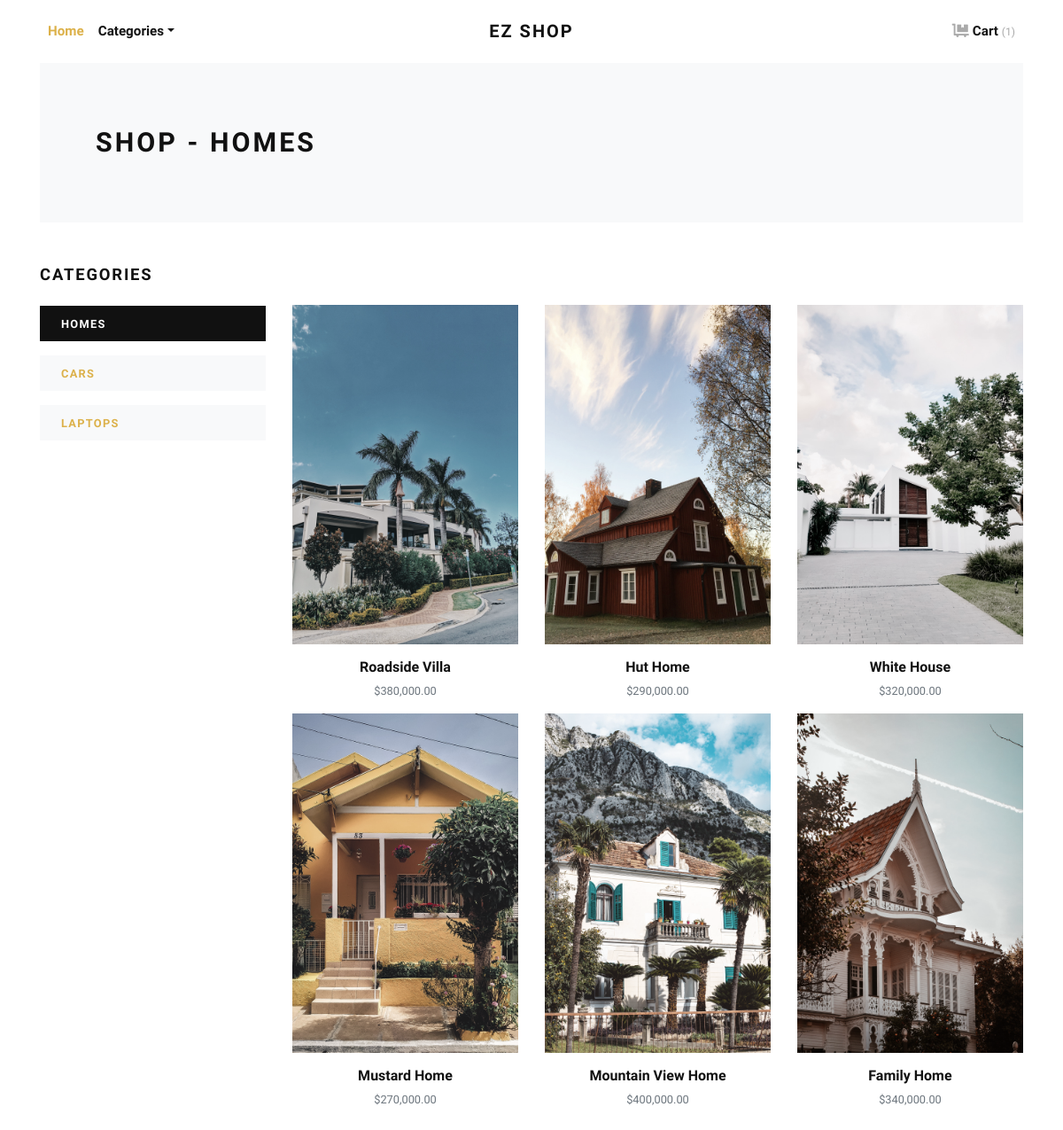
Screenshot of /homes/ with the database file from the repository.
### estore/models.py (models this page shows, shortened)
class Category(models.Model):
    title = models.CharField(max_length=50, verbose_name="Category Title")
    url_slug = models.SlugField(max_length=55, verbose_name="Category URL Slug")
    category_image = models.ImageField(upload_to='category', blank=True, null=True, verbose_name="Category Image")
    created_at = models.DateTimeField(auto_now_add=True, verbose_name="Created Date")
    class Meta:
        verbose_name_plural = 'Categories'
        ordering = ('-created_at', )

class Product(models.Model):
    title = models.CharField(max_length=150, verbose_name="Product Title")
    product_image = models.ImageField(upload_to='product', blank=True, null=True, verbose_name="Product Image")
    price = models.DecimalField(max_digits=8, decimal_places=2)
    category = models.ForeignKey(Category, verbose_name="Product Categoy", on_delete=models.CASCADE)
    created_at = models.DateTimeField(auto_now_add=True, verbose_name="Created Date")
    class Meta:
        verbose_name_plural = 'Products'
        ordering = ('-created_at', )

### estore/views.py (the view)
# urls.py: path('<slug:url_slug>/', views.category_products, name="category-products")
def category_products(request, url_slug):
    category = get_object_or_404(Category, url_slug=url_slug)
    products = Product.objects.filter(category=category)
    categories = Category.objects.all()
    context = {
        'category': category,
        'products': products,
        'categories': categories,
    }
    return render(request, 'estore/category_products.html', context)

### estore/context_helper.py (called while the page is built)
def store_menu(request):
    categories = Category.objects.filter()
    context = {
        'categories_menu': categories,
    }
    return context

def cart_menu(request):
    cart_items = Cart.objects.all()
    context = { 'cart_items': cart_items }
    return context

### estore/templates/estore/category_products.html (shortened to what this page needs)
{% extends 'estore/base.html' %}
{% load static %}
{% load humanize %}
{% block content %}
<div class="container">
  <section class="py-5 bg-light">
    <div class="container">
      <div class="row px-4 px-lg-5 py-lg-4 align-items-center">
        <div class="col-lg-6">
          <h1 class="h2 text-uppercase mb-0">Shop - {{category.title}}</h1>
        </div>
      </div>
    </div>
  </section>
  <section class="py-5">
    <div class="container p-0">
      <div class="row">
        <div class="col-lg-3 order-2 order-lg-1">
          <h5 class="text-uppercase mb-4">Categories</h5>
          {% if categories %}
          {% for cat in categories %}
          <a href="{% url 'estore:category-products' cat.url_slug %}">
            <div class="py-2 px-4 {% if category == cat %}bg-dark text-white {% else %}bg-light{% endif %} mb-3">
              <strong class="small text-uppercase font-weight-bold">{{cat.title}}</strong>
            </div>
          </a>
          {% endfor %}
          {% endif %}
        </div>
        <div class="col-lg-9 order-1 order-lg-2 mb-5 mb-lg-0">
          <div class="row" style="margin-top: 45px;">
            {% if products %}
            {% for product in products %}
            <div class="col-lg-4 col-sm-6">
              <div class="product text-center">
                <div class="mb-3 position-relative">
                  <img class="img-fluid w-100" src="{{product.product_image.url}}" alt="{{product.title}}">
                </div>
                <h6>{{product.title}}</h6>
                <p class="small text-muted">${{product.price|intcomma}}</p>
              </div>
            </div>
            {% endfor %}
            {% endif %}
          </div>
        </div>
      </div>
    </div>
  </section>
</div>
{% endblock content %}

### static/css/style.default.css (style rules this page uses)
strong { font-weight: 700; }
.product img { -webkit-filter: grayscale(40%); filter: grayscale(40%); transition: all 0.3s; }
.text-uppercase { text-transform: uppercase; letter-spacing: 0.1em; }
body { font-family: "Libre Franklin", sans-serif; font-size: 1rem; font-weight: 400; line-height: 1.5; color: #111111; background-color: #fff; }
a { color: #dcb14a; text-decoration: none; }
h1, h2, h3, h4, h5, h6, .h1, .h2, .h3, .h4, .h5, .h6 { margin-bottom: 0.5rem; font-family: inherit; font-weight: 900; line-height: 1.2; color: inherit; }
h1, .h1 { font-size: 2.2rem; }
h2, .h2 { font-size: 1.9rem; }
h5, .h5 { font-size: 1.15rem; }
h6, .h6 { font-size: 1rem; }
small, .small { font-size: 80%; font-weight: 400; }
.bg-light { background-color: #f8f9fa !important; }
.bg-dark { background-color: #111111 !important; }

### rows the page displays
Category: title "HOMES"
Category: title "CARS"
Category: title "LAPTOPS"
Product: product_image (picture), title "Roadside Villa", price "380,000.00"
Product: product_image (picture), title "Hut Home", price "290,000.00"
Product: product_image (picture), title "White House", price "320,000.00"
Product: product_image (picture), title "Mustard Home", price "270,000.00"
Product: product_image (picture), title "Mountain View Home", price "400,000.00"
Product: product_image (picture), title "Family Home", price "340,000.00"

### other values shown
{{ cart_items.count }} "1"
